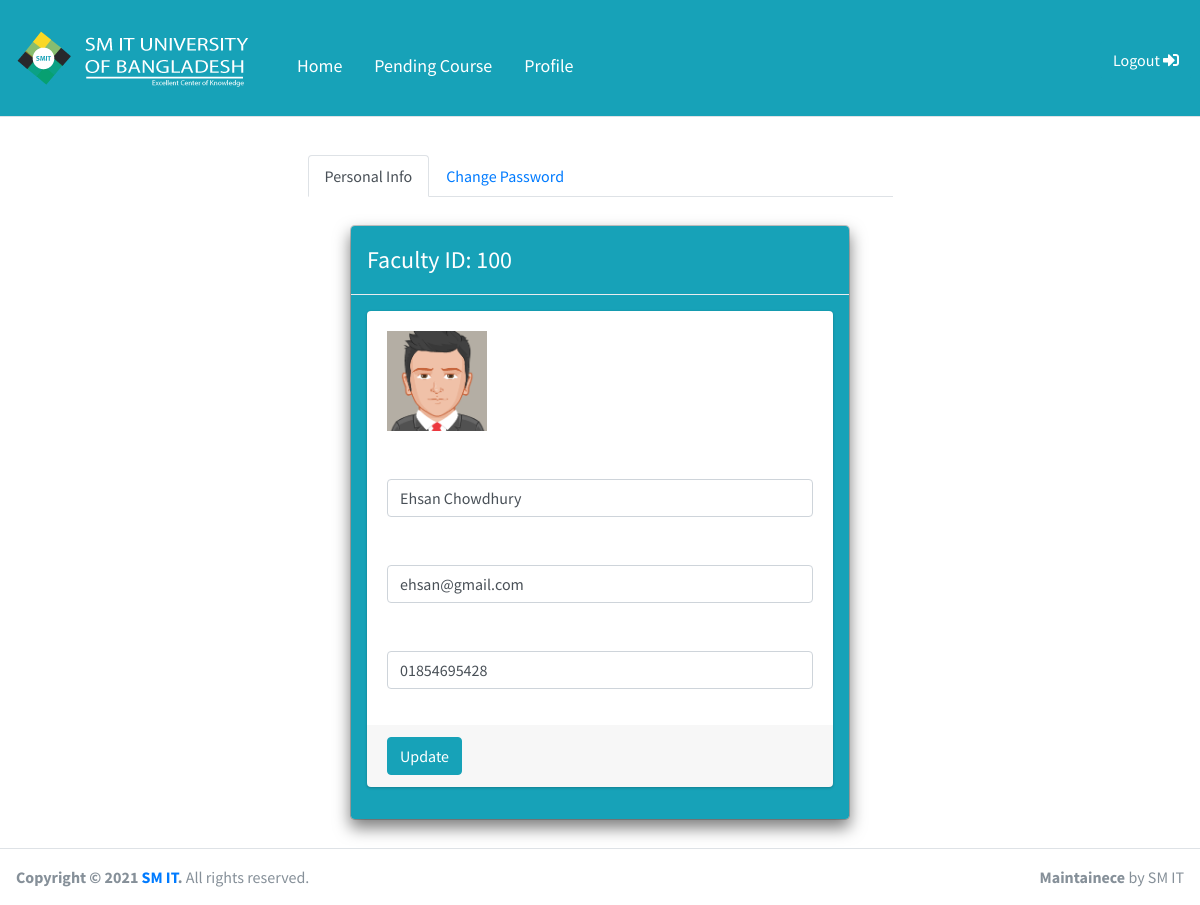
The page /teacher/profile.php (signed in) on the database its author committed.
### tables this page shows
CREATE TABLE `users` (
  `id` int(11) NOT NULL,
  `name` varchar(55) NOT NULL,
  `gendar` varchar(55) NOT NULL,
  `email` varchar(255) NOT NULL,
  `phone` varchar(11) NOT NULL,
  `department` varchar(255) NOT NULL,
  `designation` varchar(55) DEFAULT NULL,
  `userID` varchar(55) DEFAULT NULL,
  `advisor_id` int(11) DEFAULT NULL,
  `password` varchar(255) NOT NULL,
  `user_type` int(10) NOT NULL,
  `photo` varchar(255) NOT NULL,
  `syllabus_version` varchar(55) DEFAULT NULL,
  `status` int(10) DEFAULT 1,
  `created_at` timestamp NOT NULL DEFAULT current_timestamp()
);

### Database/db.php (called while the page is built, shortened)
<?php
 class Database{
 	public $host     = mysql_host;
 	public $user     = mysql_user;
 	public $password = mysql_pass;
 	public $dbname   = mysql_db;
 	public $link;
 	public function ConnectDB(){
 		$this->link = new mysqli($this->host, $this->user, $this->password, $this->dbname);
 	}
  public function select($query){
    $select_row = $this->link->query($query)  or die($this->link->error.__LINE__);
    if ($select_row->num_rows>0) {
        return $select_row;
    }
     else{
      return false;
    }
  }
 }
?>

### Database/Session.php (called while the page is built, shortened)
<?php
class Session{
	 public static function get($key){
	 	if (isset($_SESSION[$key])) {
	 		return $_SESSION[$key];
	 	} else {
	 		return false;
	 	}
	 }
}
?>

### teacher/profile.php (the view, shortened to what this page needs)
<?php
require '../Database/db.php';
require '../Database/Session.php';
?>
<?php
   $db = new Database();
    $usr=Session::get("userID");
    $query="SELECT * FROM users WHERE userID='$usr'";
    $select_username=$db->select($query);
    $result = mysqli_fetch_array($select_username,MYSQLI_ASSOC);
    $name    = $result['name'];
    $email   = $result['email'];
    $phone   = $result['phone'];
    $myID    = $result['userID'];
    $myimage = $result['photo'];
?>
<!DOCTYPE html>
<html lang="en">
<head>
  <link rel="stylesheet" href="../plugins/fontawesome-free/css/all.min.css">
  <link rel="stylesheet" href="../plugins/overlayScrollbars/css/OverlayScrollbars.min.css">
  <link rel="stylesheet" href="../dist/css/adminlte.min.css">
</head>
<body class="hold-transition sidebar-mini layout-fixed layout-navbar-fixed layout-footer-fixed">
  <nav class="main-header navbar navbar-expand navbar-white navbar-light"  style="background: #17A2B8; margin-left: 0;line-height: 100px;">
    <ul class="navbar-nav">
      <li>
        <a href="">
           <img src="../dist/img/logo.png" alt="Logo" class="logo" style="width: 100%;border-radius: 20px;">
        </a>
      </li>
      <li class="nav-item d-none d-sm-inline-block">
        <a href="home.php" class="nav-link" style="color: #ffff; font-size: 18px">Home</a>
      </li>
       <li class="nav-item d-none d-sm-inline-block">
        <a href="mycourse.php" class="nav-link" style="color: #ffff; font-size: 18px">Pending Course</a>
      </li>
      <li class="nav-item d-none d-sm-inline-block">
        <a href="profile.php" class="nav-link" style="color: #ffff; font-size: 18px">Profile
       </a>
      </li>
    </ul>
      <ul class="navbar-nav ml-auto">
      <a href="?action=logout">
         <button type="button" class="btn btn-info" data-toggle="modal" data-target="#modal-info">
       <li class="nav-item d-none d-sm-inline-block"> Logout  <i class="fas fa-sign-in-alt"></i>
       </li>
      </button>
      </a>
      </ul>
  </nav>
    <div class="content-header">
    </div>
    <section class="content">
      <div class="container-fluid" >
           <div class="row">
 <div class="col-md-6" style="margin: 0 auto">
        <nav>
        <div class="nav nav-tabs" id="nav-tab" role="tablist">
          <a class="nav-item nav-link active" id="nav-home-tab" data-toggle="tab" href="#nav-home" role="tab" aria-controls="nav-home" aria-selected="true">Personal Info</a>
          <a class="nav-item nav-link" id="nav-contact-tab" data-toggle="tab" href="#nav-contact" role="tab" aria-controls="nav-contact" aria-selected="false">Change Password</a>
        </div>
      </nav>
<div class="tab-content" id="nav-tabContent">
  <div class="tab-pane fade show active" id="nav-home" role="tabpanel" aria-labelledby="nav-home-tab">
         <div class="info-box-content">
              <div class="profile">
            <div class="modal-dialog">
              <div class="modal-content bg-info">
                <div class="modal-header">
                  <h4 class="modal-title">Faculty ID: <?php echo $myID ?></h4>
                </div>
                <div class="modal-body">
                   <div class="card card-primary">
              <form role="form" action="" method="POST">
                <div class="card-body">
                   <div class="row">
                    <div class="col-sm-6">
                      <div class="form-group">
                          <img src="<?php echo $myimage ?>" style="height: 100px">
                      </div>
                    </div>
                    <div class="col-sm-6">
                      <div class="form-group">
                      </div>
                    </div>
                  </div>
                  <div class="form-group">
                    <label for="name">Teacher Name</label>
                    <input type="text" class="form-control" id="name" name="name" value="<?php echo $name?>" required="">
                  </div>
                  <div class="form-group">
                    <label for="email">Email</label>
                    <input type="email" class="form-control" id="email" name="email"  value="<?php echo $email?>" required="">
                  </div>
                  <div class="form-group">
                      <label for="phone">Phone</label>
                    <input type="number" class="form-control" id="phone" name="phone"  value="<?php echo $phone?>" required="">
                  </div>
                </div>
                <div class="card-footer">
                     <button type="submit" class="btn btn-info" value="update" name="update">Update</button>
                </div>
              </form>
            </div>
                </div>
              </div>
            </div>
          </div>
              </div>
  </div>
</div>
  </div>
 </div>
                </div>
    </section>
  <footer class="main-footer"style="margin-left: 0;">
    <strong>Copyright &copy; 2021 <a href="#">SM IT</a>.</strong>
    All rights reserved.
    <div class="float-right d-none d-sm-inline-block">
      <b>Maintainece</b>  by SM IT
    </div>
  </footer>
</body>
</html>

### rows shown on the page
users: userID "100", photo (picture), name "Ehsan Chowdhury", email "ehsan@gmail.com", phone "01854695428"
